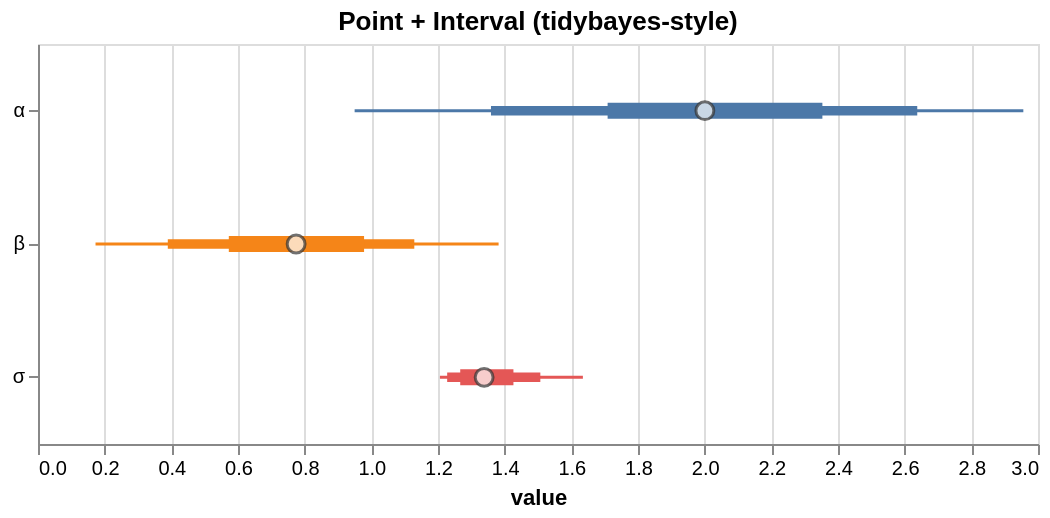

The specification (Vega-Lite) saved for this image:
### Vega-Lite specification from a JSON file in a GitHub repository (floating-point values rounded to 4 significant figures)
{"$schema": "https://vega.github.io/schema/vega-lite/v5.json", "config": {"axis": {"labelLimit": 0}, "header": {"labelLimit": 0}, "legend": {"labelLimit": 0}}, "data": {"values": [{"__point__": 0.7744, "hi_0_5_": 0.9782, "hi_0_8_": 1.129, "hi_0_95_": 1.382, "lo_0_5_": 0.5724, "lo_0_8_": 0.3894, "lo_0_95_": 0.1726, "parameter": "β"}, {"__point__": 2.001, "hi_0_5_": 2.353, "hi_0_8_": 2.638, "hi_0_95_": 2.956, "lo_0_5_": 1.709, "lo_0_8_": 1.359, "lo_0_95_": 0.9499, "parameter": "α"}, {"__point__": 1.338, "hi_0_5_": 1.426, "hi_0_8_": 1.507, "hi_0_95_": 1.635, "lo_0_5_": 1.267, "lo_0_8_": 1.228, "lo_0_95_": 1.206, "parameter": "σ"}]}, "height": 200, "layer": [{"encoding": {"color": {"field": "parameter", "legend": null, "type": "nominal"}, "tooltip": [{"field": "__point__", "title": "value (estimate)", "type": "quantitative"}, {"field": "parameter", "type": "nominal"}, {"field": "lo_0_95_", "title": "95% lo", "type": "quantitative"}, {"field": "hi_0_95_", "title": "95% hi", "type": "quantitative"}], "x": {"field": "lo_0_95_", "scale": {"zero": false}, "title": "value", "type": "quantitative"}, "x2": {"field": "hi_0_95_"}, "y": {"axis": {"title": null}, "field": "parameter", "type": "nominal"}}, "mark": {"strokeWidth": 1.5, "type": "rule"}, "params": [{"bind": "scales", "name": "grid", "select": {"encodings": ["x"], "type": "interval"}}]}, {"encoding": {"color": {"field": "parameter", "legend": null, "type": "nominal"}, "tooltip": [{"field": "__point__", "title": "value (estimate)", "type": "quantitative"}, {"field": "parameter", "type": "nominal"}, {"field": "lo_0_95_", "title": "95% lo", "type": "quantitative"}, {"field": "hi_0_95_", "title": "95% hi", "type": "quantitative"}], "x": {"field": "lo_0_8_", "scale": {"zero": false}, "title": "value", "type": "quantitative"}, "x2": {"field": "hi_0_8_"}, "y": {"axis": {"title": null}, "field": "parameter", "type": "nominal"}}, "mark": {"strokeWidth": 4.75, "type": "rule"}}, {"encoding": {"color": {"field": "parameter", "legend": null, "type": "nominal"}, "tooltip": [{"field": "__point__", "title": "value (estimate)", "type": "quantitative"}, {"field": "parameter", "type": "nominal"}, {"field": "lo_0_95_", "title": "95% lo", "type": "quantitative"}, {"field": "hi_0_95_", "title": "95% hi", "type": "quantitative"}], "x": {"field": "lo_0_5_", "scale": {"zero": false}, "title": "value", "type": "quantitative"}, "x2": {"field": "hi_0_5_"}, "y": {"axis": {"title": null}, "field": "parameter", "type": "nominal"}}, "mark": {"strokeWidth": 8.0, "type": "rule"}}, {"encoding": {"tooltip": [{"field": "__point__", "title": "value (estimate)", "type": "quantitative"}, {"field": "parameter", "type": "nominal"}, {"field": "lo_0_95_", "title": "95% lo", "type": "quantitative"}, {"field": "hi_0_95_", "title": "95% hi", "type": "quantitative"}], "x": {"field": "__point__", "scale": {"zero": false}, "type": "quantitative"}, "y": {"field": "parameter", "type": "nominal"}}, "mark": {"color": "white", "filled": true, "size": 80, "stroke": "#333", "strokeWidth": 1.5, "type": "point"}}], "title": "Point + Interval (tidybayes-style)", "width": 500}
